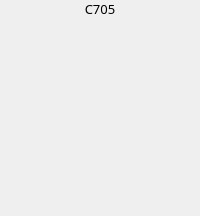
                            <widget class="QFrame" name="frame_65">
                             <property name="frameShape">
                              <enum>QFrame::NoFrame</enum>
                             </property>
                             <property name="frameShadow">
                              <enum>QFrame::Raised</enum>
                             </property>
                             <layout class="QVBoxLayout" name="verticalLayout_74">
                              <property name="spacing">
                               <number>15</number>
                              </property>
                              <property name="leftMargin">
                               <number>0</number>
                              </property>
                              <property name="topMargin">
                               <number>0</number>
                              </property>
                              <property name="rightMargin">
                               <number>0</number>
                              </property>
                              <property name="bottomMargin">
                               <number>0</number>
                              </property>
                              <item>
                               <widget class="QLabel" name="label_164">
                                <property name="font">
                                 <font>
                                  <family>Mitr SemiBold</family>
                                  <pointsize>10</pointsize>
                                 </font>
                                </property>
                                <property name="text">
                                 <string>C705</string>
                                </property>
                                <property name="alignment">
                                 <set>Qt::AlignCenter</set>
                                </property>
                               </widget>
                              </item>
                              <item>
                               <widget class="QLabel" name="label_165">
                                <property name="font">
                                 <font>
                                  <family>Mitr SemiBold</family>
                                  <pointsize>10</pointsize>
                                 </font>
                                </property>
                                <property name="text">
                                 <string/>
                                </property>
                                <property name="alignment">
                                 <set>Qt::AlignCenter</set>
                                </property>
                               </widget>
                              </item>
                              <item>
                               <widget class="QLabel" name="label_166">
                                <property name="font">
                                 <font>
                                  <family>Mitr SemiBold</family>
                                  <pointsize>10</pointsize>
                                 </font>
                                </property>
                                <property name="text">
                                 <string/>
                                </property>
                                <property name="alignment">
                                 <set>Qt::AlignCenter</set>
                                </property>
                               </widget>
                              </item>
                              <item>
                               <widget class="QLabel" name="label_167">
                                <property name="font">
                                 <font>
                                  <family>Mitr SemiBold</family>
                                  <pointsize>10</pointsize>
                                 </font>
                                </property>
                                <property name="text">
                                 <string/>
                                </property>
                                <property name="alignment">
                                 <set>Qt::AlignCenter</set>
                                </property>
                               </widget>
                              </item>
                              <item>
                               <widget class="QLabel" name="label_168">
                                <property name="font">
                                 <font>
                                  <family>Mitr SemiBold</family>
                                  <pointsize>10</pointsize>
                                 </font>
                                </property>
                                <property name="text">
                                 <string/>
                                </property>
                                <property name="alignment">
                                 <set>Qt::AlignCenter</set>
                                </property>
                               </widget>
                              </item>
                              <item>
                               <widget class="QLabel" name="label_169">
                                <property name="font">
                                 <font>
                                  <family>Mitr SemiBold</family>
                                  <pointsize>10</pointsize>
                                 </font>
                                </property>
                                <property name="text">
                                 <string/>
                                </property>
                                <property name="alignment">
                                 <set>Qt::AlignCenter</set>
                                </property>
                               </widget>
                              </item>
                              <item>
                               <widget class="QLabel" name="label_170">
                                <property name="font">
                                 <font>
                                  <family>Mitr SemiBold</family>
                                  <pointsize>10</pointsize>
                                 </font>
                                </property>
                                <property name="text">
                                 <string/>
                                </property>
                                <property name="alignment">
                                 <set>Qt::AlignCenter</set>
                                </property>
                               </widget>
                              </item>
                             </layout>
                            </widget>
